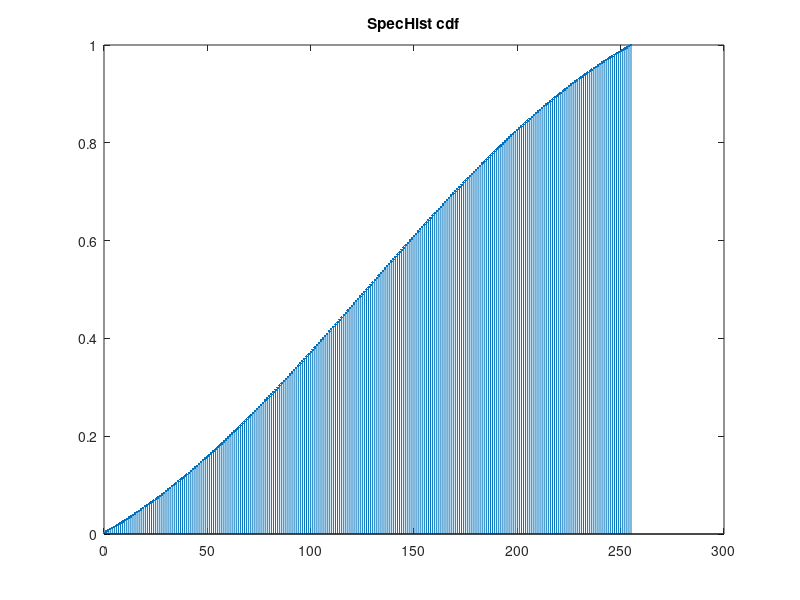
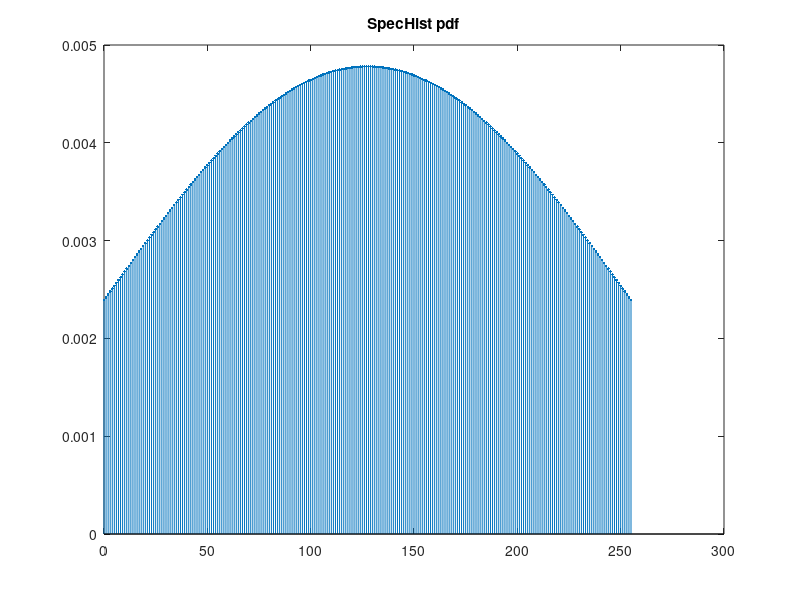

These figures' MATLAB source, in order:
function []=GenHis()
L=256;
zd_pdf(1:L)=1;
ext=sin(0:pi/255:pi);
zd_pdf=zd_pdf+ext;
zd_pdf=zd_pdf/sum(zd_pdf);
zd_cdf=zd_pdf*triu(ones(L));
save SpecHist_pdf zd_pdf;
save SpecHist_cdf zd_cdf;

figure(),stem([0:L-1],zd_cdf,'.'),title('SpecHist cdf');
figure(),stem([0:L-1],zd_pdf,'.'),title('SpecHist pdf');